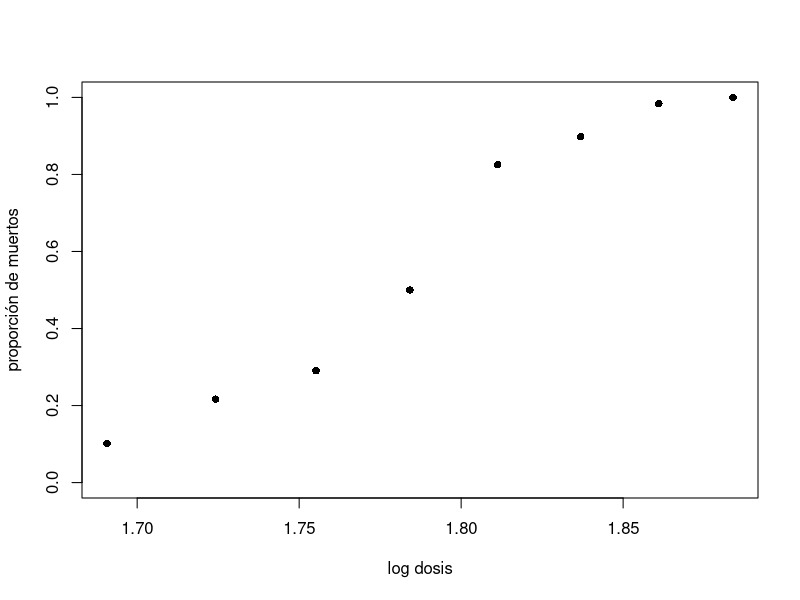

Source code (R): (Note: this script raises an error after producing the figure.)
## ---- chunk 1
library(MASS)
data(birthwt)
## ---- chunk 2
logdose <- c(1.6907, 1.7242, 1.7552, 1.7842, 1.8113, 1.8369, 1.8610, 1.8839)
dead <- c(6, 13, 18, 28, 52, 53, 61, 60) # numbers dead
n <- c(59, 60, 62, 56, 63, 59, 62, 60) # binomial sample sizes
Datos=data.frame(logdose,n,dead)

plot(logdose,dead/n,xlab='log dosis',ylab='proporción de muertos',ylim=c(0,1),pch=16)
## ---- chunk 3
data(lirat,package = 'VGAM')
par(mfrow=c(1,2))
#Proporcion de fetos muestos vs tratamiento
plot(lirat$grp,lirat$R/lirat$N,xlab="Tratamiento",ylab="Proporción de fetos muertos")
#Proporcion de fetos muestos vs Hemoglobina
plot(lirat$hb,lirat$R/lirat$N,xlab="Hemoglobina",ylab="Proporción de fetos muertos")
